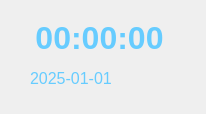
<?xml version="1.0" encoding="UTF-8"?>
<ui version="4.0">
 <class>ClockWidget</class>
 <widget class="QWidget" name="ClockWidget">
  <property name="geometry">
   <rect>
    <x>0</x>
    <y>0</y>
    <width>206</width>
    <height>114</height>
   </rect>
  </property>
  <property name="windowTitle">
   <string>Form</string>
  </property>
  <widget class="QWidget" name="layoutWidget">
   <property name="geometry">
    <rect>
     <x>30</x>
     <y>20</y>
     <width>139</width>
     <height>74</height>
    </rect>
   </property>
   <layout class="QVBoxLayout" name="verticalLayout">
    <item>
     <widget class="QLabel" name="timeLabel">
      <property name="font">
       <font>
        <pointsize>24</pointsize>
        <bold>true</bold>
       </font>
      </property>
      <property name="styleSheet">
       <string notr="true">color:#66CCFF</string>
      </property>
      <property name="text">
       <string>00:00:00</string>
      </property>
      <property name="alignment">
       <set>Qt::AlignCenter</set>
      </property>
     </widget>
    </item>
    <item>
     <widget class="QLabel" name="dataLabel">
      <property name="font">
       <font>
        <pointsize>12</pointsize>
       </font>
      </property>
      <property name="styleSheet">
       <string notr="true">color:#66CCFF</string>
      </property>
      <property name="text">
       <string>2025-01-01</string>
      </property>
     </widget>
    </item>
   </layout>
  </widget>
 </widget>
 <resources/>
 <connections/>
</ui>
